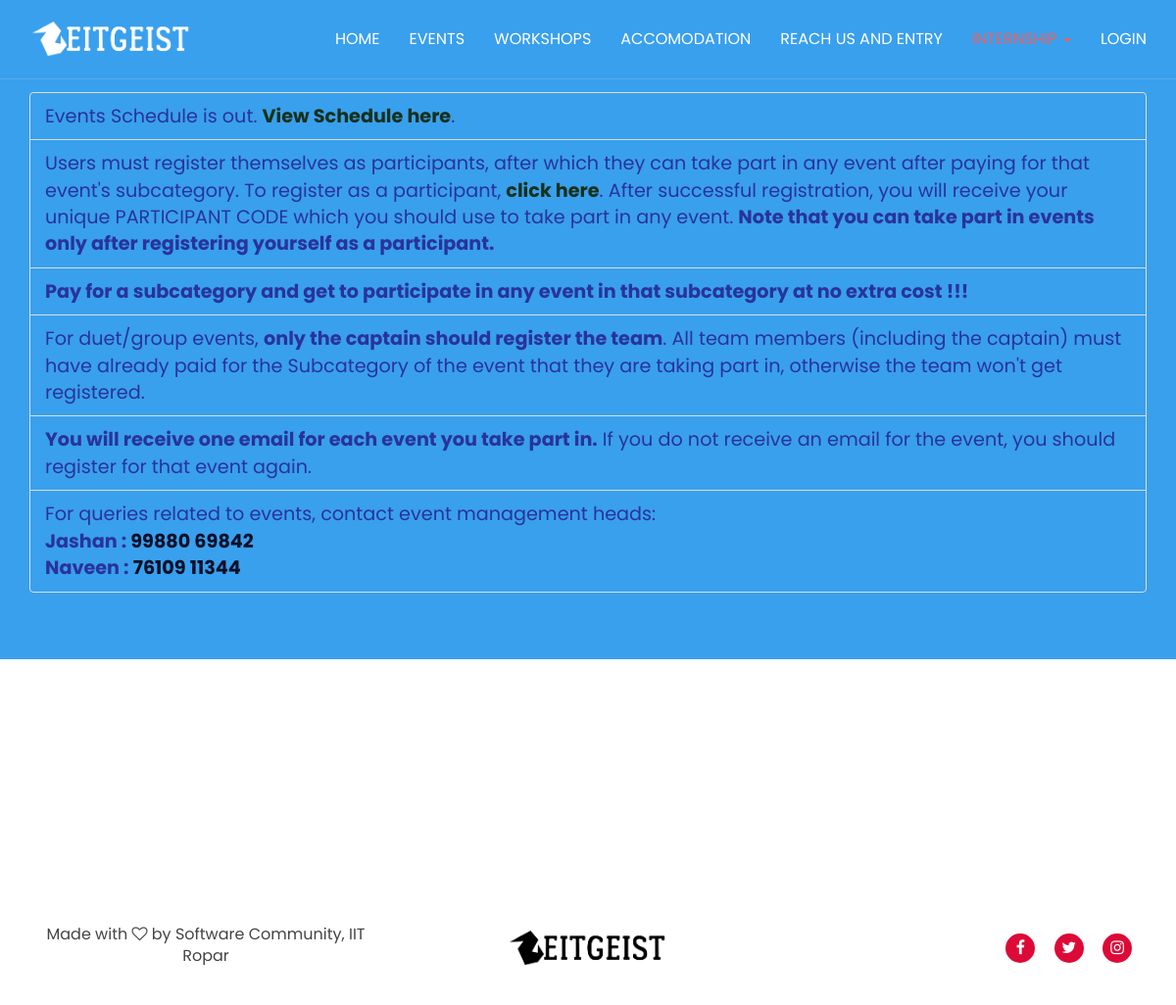
Page /events/ on the earlier database version.
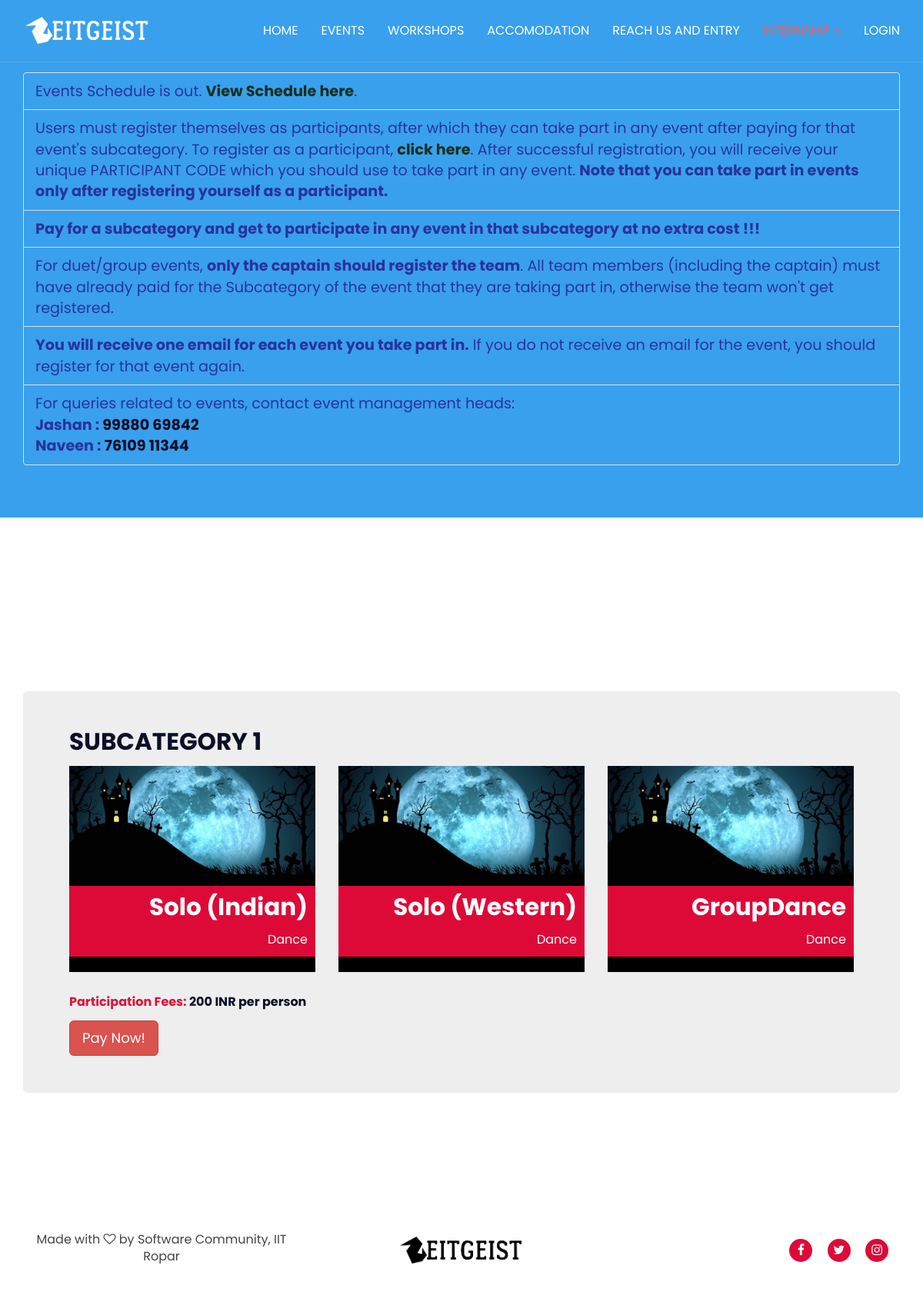
Same page on the later database version.
### main_page/models.py (models this page shows, shortened)
class Subcategory(models.Model):
    name = models.CharField(max_length=40, null=False, blank=False)
    category = models.ForeignKey(Category, on_delete=models.CASCADE, blank=False, null=False)
    participation_fees_per_person = models.IntegerField(blank=False)
    class Meta:
        verbose_name_plural = 'Subcategories'

class Event(models.Model):
    name = models.CharField(max_length=40, null=False, blank=False)
    subcategory = models.ForeignKey(Subcategory, on_delete=models.CASCADE)
    link_to_rulebook = models.URLField(max_length=300)
    EVENT_TYPE_CHOICES = [
        ('Solo', 'Solo'),
        ('Duet', 'Duet'),
        ('Group', 'Group'),
    ]
    event_type = models.CharField(
        max_length=5,
        choices=EVENT_TYPE_CHOICES,
        null=False,
        blank=False,
    )
    first_cash_prize = models.IntegerField(blank=False)
    second_cash_prize = models.IntegerField(blank=False)
    third_cash_prize = models.IntegerField(blank=False)
    first_goodies = models.IntegerField(blank=False)
    second_goodies = models.IntegerField(blank=False)
    third_goodies = models.IntegerField(blank=False)
    minimum_team_size = models.IntegerField(blank=False)
    maximum_team_size = models.IntegerField(blank=False)
    start_date_time = models.DateTimeField(blank=False)
    end_date_time = models.DateTimeField(blank=False)
    description = models.TextField(blank=False)
    venue = models.CharField(max_length=100)

class Category(models.Model):
    CATEGORY_CHOICES = [
        ('Dance', 'Dance'),
        ('Dramatics', 'Dramatics'),
        ('Fine Arts', 'Fine Arts'),
        ('Gaming', 'Gaming'),
        ('Life Style', 'Life Style'),
        ('Literary', 'Literary'),
        ('Music', 'Music'),
        ('Photography', 'Photography'),
        ('Quizzing', 'Quizzing'),
        ('Video Making', 'Video Making'),
    ]
    name = models.CharField(
        max_length=20,
        choices=CATEGORY_CHOICES,
        null=False,
        blank=False,
    )
    class Meta:
        verbose_name_plural = 'Categories'

### main_page/views.py (the view)
# urls.py: path('events/', views.main_page_events, name="main_page_events"),
def main_page_events(request):
    events_data = {}
    categories = Category.objects.all()
    for category in categories:
        events_data[category] = {}
        subcategories = category.subcategory_set.all()
        for subcategory in subcategories:
            events_data[category][subcategory] = subcategory.event_set.all()
    return render(request, 'main_page/events.html', {'events_data': events_data})

### main_page/templates/main_page/events.html (shortened to what this page needs)
{% extends "main_page/base.html" %}
{% load static %}
{% block content %}
<div class='jumbotron' style="background-color:#39a0ed; color:#fdef8d ">
	<br><br>
	<div class='container'>
		<ul class='list-group'>
			<li style="background-color:#39a0ed; color:#29339b; font-size: larger " class='list-group-item'>Events
				Schedule is out. <a
					href="https://docs.google.com/spreadsheets/d/1aDIqm1APSnE8J9jjZTHfZdp59CVc1JkLQPYkKTBXAYA/edit#gid=0"
					style="font-weight:bold;color:#17301c" target="_blank">View Schedule here</a>.
			<li style="background-color:#39a0ed; color:#29339b; font-size: larger " class='list-group-item'>Users must
				register themselves as participants, after which they can take part in any event after paying for that
				event's subcategory. To register as a participant, <a href="{% url 'register_as_participant' %}"
					style="font-weight:bold;color:#17301c">click here</a>. After successful registration, you will
				receive your unique PARTICIPANT CODE which you should use to take part in any event. <b>Note that you
					can take part in events only after registering yourself as a participant.</b></li>
			<li style="background-color:#39a0ed; color:#29339b; font-size: larger " class='list-group-item'><b>Pay for a
					subcategory and get to participate in any event in that subcategory at no extra cost !!!</b></li>
			<li style="background-color:#39a0ed; color:#29339b; font-size: larger " class='list-group-item'>For
				duet/group events, <strong>only the captain should register the team</strong>. All team members
				(including the captain) must have already paid for the Subcategory of the event that they are taking
				part in, otherwise the team won't get registered.</li>
			<li style="background-color:#39a0ed; color:#29339b; font-size: larger " class='list-group-item'><strong>You
					will receive one email for each event you take part in.</strong> If you do not receive an email for
				the event, you should register for that event again.</li>
			<li style="background-color:#39a0ed; color:#29339b; font-size: larger " class='list-group-item'>For queries
				related to events, contact event management heads:<br>
				<strong>Jashan : <a href="tel:9988069842">99880 69842</a><br>Naveen : <a href="tel:7610911344">76109
						11344</a></strong></li>
		</ul>
	</div>
</div>
<div id="Events" class="section">
	<div class="container">
		{% for category,subcategories in events_data.items %}
		<div class="section-title">
			<h3 class="title"><span style="color: #dd0a37;">{{ category.name }}</span></h3>
		</div>
		{% for subcategory,events in subcategories.items %}
		<div class="jumbotron">
			<h2 class="title">{{ subcategory.name }}</h2>
			<div class="row">
				{% for event in events %}
				<div class="col-md-4 col-xs-6">
					<div class="member" data-toggle="modal" data-target="#event_id_{{ event.id }}">
						<div class="member-img">
							<img src="{% static 'main_page/img/events_background.png' %}" alt="">
						</div>
						<div class="member-body">
							<div class="member-content">
								<h2>{{ event.name }}</h2>
								<span>{{ category.name }}</span>
							</div>
						</div>
					</div>
				</div>
				{% endfor %}
			</div>
			{% if subcategory.participation_fees_per_person == 0 %}
			<h4 class='title'><span style="color: crimson">This subcategory is for online events, and registrations for
					these events are handled on the <a href="https://www.facebook.com/zeitgeist.iitrpr/"
						style="color:#29339b">Facebook page of Zeitgeist</a>. Contact event heads for more
					details.</span></h4>
			{% else %}
			<h4 class='title'><span style="color: crimson">Participation Fees:</span>
				{{ subcategory.participation_fees_per_person }} INR per person</h4>
			<a href="{% url 'pay_for_subcategory' subcategory.id %}" class='btn btn-danger btn-lg'>Pay Now!</a>
			{% endif %}
		</div>
		{% endfor %}
		{% endfor %}
	</div>
</div>
{% endblock content %}

### main_page/templates/main_page/base.html (shortened to what this page needs)
{% load static %}
<!DOCTYPE html>
<html lang="en">
<head>
	<link type="text/css" rel="stylesheet" href="{% static 'main_page/css/bootstrap.min.css' %}" />
	<link type="text/css" rel="stylesheet" href="{% static 'main_page/css/owl.carousel.css' %}" />
	<link type="text/css" rel="stylesheet" href="{% static 'main_page/css/owl.theme.default.css' %}" />
	<link rel="stylesheet" href="{% static 'main_page/css/font-awesome.min.css' %}">
	<link type="text/css" rel="stylesheet" href="{% static 'main_page/css/style.css' %}" />
</head>
<body>
	<header id="header" class="transparent-navbar">
		<div class="container">
			<div class="navbar-header">
				<div class="navbar-brand">
					<a class="logo" href="{% url 'main_page_home' %}">
						<img class="logo-alt-img" src="{% static 'main_page/img/logo-alt.png' %}" alt="logo">
					</a>
				</div>
			</div>
			<nav id="nav">
				<ul class="main-nav nav navbar-nav navbar-right">
					<li><a href="{% url 'main_page_home' %}">Home</a></li>
					<li><a href="{% url 'main_page_events' %}">Events</a></li>
					<li><a href="https://www.instamojo.com/whataftercollege/wac-2019-workshop-series-at-iit-ropar-in-ass-89a3f/"
							target="_blank">Workshops</a></li>
					<li><a href="{% url 'accomodation' %}">Accomodation</a></li>
					<li><a href="{% url 'reach_us' %}">Reach Us and Entry</a></li>
					<li class="dropdown">
						<a style="color: #ec6161 !important" class="dropdown-toggle" data-toggle="dropdown"
							href="#">Internship
							<span class="caret"></span></a>
					</li>
					{% if request.user.is_authenticated %}
					<li><a href="{% url 'account_logout' %}">Logout</a></li>
					{% else %}
					<li><a href="{% url 'account_login' %}">Login</a></li>
					{% endif %}
				</ul>
			</nav>
		</div>
	</header>
	{% block content %} {% endblock %}
	<footer id="footer">
		<div class="container">
			<div class="row">
				<div class='col-md-4'>
					<p style="text-align: center;">Made with <i class='fa fa-heart-o'></i> by Software Community, IIT
						Ropar</p>
				</div>
				<div class="col-md-4">
					<div class="footer-brand">
						<a class="logo" href="{% url 'main_page_home' %}">
							<img class="logo-img" src="{% static 'main_page/img/logo.png' %}" alt="logo"><br>
						</a>
					</div>
				</div>
				<div class="col-md-4 ">
					<div class="contact-social">
						<a href="https://www.facebook.com/zeitgeist.iitrpr/" target="_blank"><i
								class="fa fa-facebook"></i></a>
						<a href="https://twitter.com/zeitgeist_rpr" target="_blank"><i class="fa fa-twitter"></i></a>
						<a href="https://www.instagram.com/zeitgeist_iitrpr/" target="_blank"><i
								class="fa fa-instagram"></i></a>
					</div>
				</div>
			</div>
		</div>
	</footer>
</body>
</html>

### main_page/static/main_page/css/style.css (style rules this page uses)
body { font-family: 'Poppins', sans-serif; font-size: 16px; color: #444; }
h1, h2, h3, h4, h5, h6 { margin: 0px 0px 15px; color: #0b0f28; font-weight: 700; }
h2 { font-size: 31px; }
h3 { font-size: 22px; }
h4 { font-size: 16px; }
a { color: #0b0f28; -webkit-transition: 0.3s color; transition: 0.3s color; }
ul, ol { margin: 0; padding: 0; list-style: none }
.section { position: relative; padding: 90px 0px; }
.section-title { text-align: center; margin-bottom: 60px; }
.section-title .title { position: relative; text-transform: capitalize; font-weight: 900; font-size: 42px; overflow: hidden; }
.navbar-brand { padding: 0; margin: 15px 0px; }
.navbar-brand .logo { display: inline-block; }
.navbar-brand .logo>img { max-height: 50px; }
#header { position: relative; background-color: #FFF; border-bottom: 1px solid #0000001a; z-index: 80; -webkit-transition: 0.3s all; transition: 0.3s all; }
#header.transparent-navbar { position: absolute; left: 0; right: 0; top: 0; background-color: transparent; border-bottom: 1px solid #DADADA30; }
.main-nav li a { position: relative; padding: 30px 15px; color: #0b0f28; text-transform: uppercase; -webkit-transition: 0.3s all; transition: 0.3s all; }
#header.transparent-navbar .main-nav li a { color: #FFF; }
.member { position: relative; cursor: pointer; margin-bottom: 30px; }
.member:after { content: ""; position: absolute; left: 0; top: 0; bottom: 0; right: 0; background-color: #000; opacity: 0; -webkit-transition: 0.3s all; transition: 0.3s all; }
.member .member-img>img { width: 100% }
.member .member-body { position: absolute; bottom: 20px; left: 0; right: 0; }
.member .member-content { position: relative; padding: 10px; background: #dd0a37; text-align: right; z-index: 20; }
.member .member-content>h2 { color: #FFF; }
.member .member-content>span { color: #fff; }
#footer { padding: 60px 0px; }
.footer-brand { text-align: center; }
.footer-brand .logo>img { max-height: 50px; }
.contact-social { text-align: right; margin: 10px 0px; }
.contact-social a { display: inline-block; width: 30px; height: 30px; text-align: center; border-radius: 50%; background: #dd0a37; color: #fff; line-height: 30px; margin-right: 15px; -webkit-transition: 0.3s all; transition: 0.3s all; }

Differences in the rows shown:
added Category: name "Dance"
added Subcategory: name "SUBCATEGORY 1", participation_fees_per_person "200"
added Event: name "Solo (Indian)"
added Event: name "Solo (Western)"
added Event: name "GroupDance"
